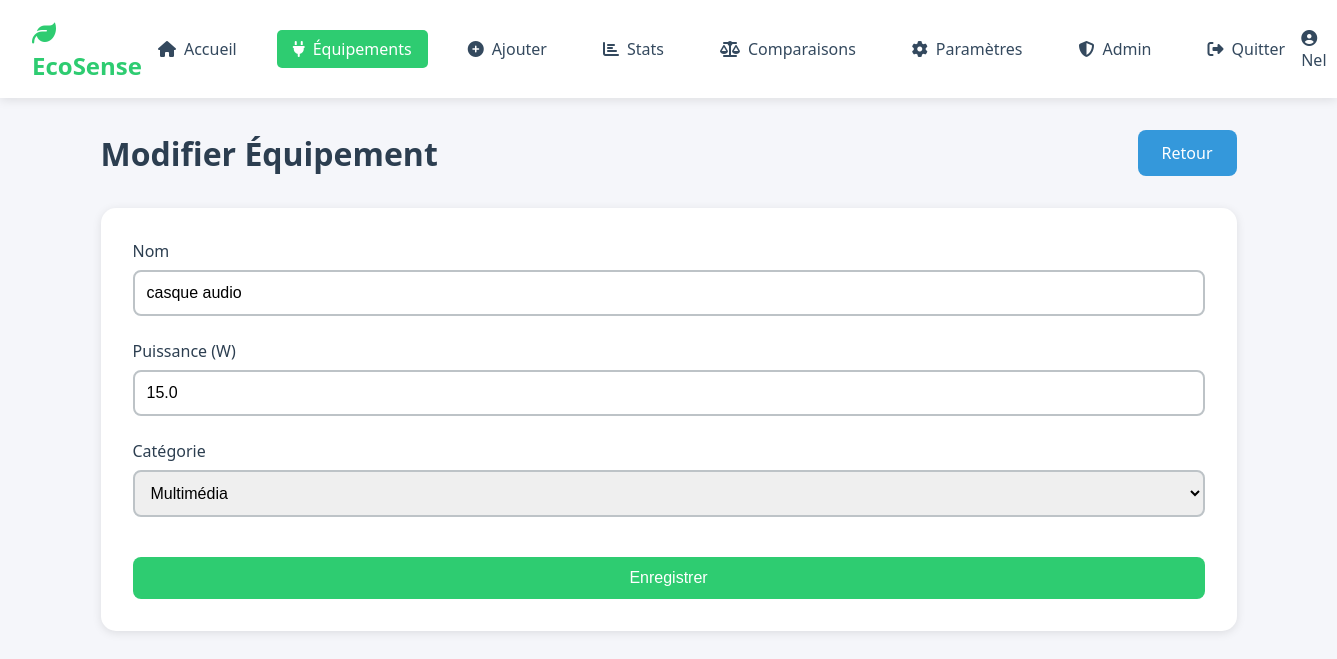
Screenshot of /edit_equipment/1 (signed in) with the database file from the repository.
### models/database.py (models this page shows)
class Equipment(Base):
    __tablename__ = 'equipments'
    id = Column(Integer, primary_key=True)
    user_id = Column(Integer, ForeignKey('users.id'), nullable=False)
    name = Column(String(100), nullable=False)
    puissance_watts = Column(Float, nullable=False)
    category = Column(String(50), nullable=False)
    date_added = Column(DateTime, default=datetime.now)
    user = relationship('User', back_populates='equipments')
    usages = relationship('Usage', back_populates='equipment', lazy='select')

### app.py (the view, shortened to what this page needs)
@app.route('/edit_equipment/<int:equipment_id>', methods=['GET', 'POST'])
@login_required
def edit_equipment(equipment_id):
    user_id = session['user_id']
    db = get_session()
    try:
        equipment = db.query(Equipment).filter(
            Equipment.id == equipment_id,
            Equipment.user_id == user_id
        ).first()
        if not equipment:
            flash('Équipement introuvable.', 'danger')
            return redirect(url_for('equipments'))
        return render_template('edit_equipment.html', equipment=equipment)
    finally:
        db.close()

### app.py (called while the page is built)
def login_required(f):
    @wraps(f)
    def decorated_function(*args, **kwargs):
        if 'user_id' not in session:
            flash('Vous devez être connecté.', 'warning')
            return redirect(url_for('login'))
        return f(*args, **kwargs)
    return decorated_function

### models/database.py (called while the page is built)
def get_session():
    engine = create_engine('sqlite:///database.db', echo=False)
    Session = sessionmaker(bind=engine)
    return Session()

### templates/edit_equipment.html (shortened to what this page needs)
<!DOCTYPE html>
<html lang="fr">
<head>
    <link rel="stylesheet" href="https://cdnjs.cloudflare.com/ajax/libs/font-awesome/6.4.0/css/all.min.css">
    <link rel="stylesheet" href="{{ url_for('static', filename='css/style.css') }}">
</head>
<body>
    <nav class="navbar">
        <div class="nav-brand"><i class="fas fa-leaf"></i> EcoSense</div>
        <ul class="nav-menu">
            <li><a href="{{ url_for('home') }}"><i class="fas fa-home"></i> Accueil</a></li>
            <li><a href="{{ url_for('equipments') }}" class="active"><i class="fas fa-plug"></i> Équipements</a></li>
            <li><a href="{{ url_for('add_usage') }}"><i class="fas fa-plus-circle"></i> Ajouter</a></li>
            <li><a href="{{ url_for('statistics') }}"><i class="fas fa-chart-bar"></i> Stats</a></li>
            <li><a href="{{ url_for('comparisons') }}"><i class="fas fa-balance-scale"></i> Comparaisons</a></li>
            <li><a href="{{ url_for('settings') }}"><i class="fas fa-cog"></i> Paramètres</a></li>
            {% if session.is_admin == 1 %}
            <li><a href="{{ url_for('admin_panel') }}"><i class="fas fa-shield-alt"></i> Admin</a></li>
            {% endif %}
            <li><a href="{{ url_for('logout') }}"><i class="fas fa-sign-out-alt"></i> Quitter</a></li>
        </ul>
        <div class="nav-user">
            <a href="{{ url_for('profile') }}" style="color: inherit; text-decoration: none;">
                <i class="fas fa-user-circle"></i> {{ session.username }}
            </a>
        </div>
    </nav>
    <div class="container">
        <div class="page-header">
            <h1>Modifier Équipement</h1>
            <a href="{{ url_for('equipments') }}" class="btn btn-secondary">Retour</a>
        </div>
        <div class="form-container">
            <form method="POST">
                <div class="form-group">
                    <label for="name">Nom</label>
                    <input type="text" id="name" name="name" value="{{ equipment.name }}" required>
                </div>
                <div class="form-group">
                    <label for="puissance">Puissance (W)</label>
                    <input type="number" id="puissance" name="puissance" value="{{ equipment.puissance_watts }}" step="0.1" required>
                </div>
                <div class="form-group">
                    <label for="category">Catégorie</label>
                    <select id="category" name="category" required>
                        <option value="Multimédia" {% if equipment.category == 'Multimédia' %}selected{% endif %}>Multimédia</option>
                    </select>
                </div>
                <button type="submit" class="btn btn-primary">Enregistrer</button>
            </form>
        </div>
    </div>
</body>
</html>

### static/css/style.css (style rules this page uses)
* { margin: 0; padding: 0; box-sizing: border-box; }
:root { --primary-color: #2ecc71; --primary-dark: #27ae60; --secondary-color: #3498db; --danger-color: #e74c3c; --warning-color: #f39c12; --success-color: #2ecc71; --dark-color: #2c3e50; --light-color: #ecf0f1; --text-color: #34495e; --border-color: #bdc3c7; --shadow: 0 2px 10px rgba(0,0,0,0.1); }
body { font-family: 'Segoe UI', Tahoma, Geneva, Verdana, sans-serif; background: #f5f6fa; min-height: 100vh; color: var(--text-color); }
.navbar { background: white; padding: 1rem 2rem; box-shadow: var(--shadow); display: flex; justify-content: space-between; align-items: center; }
.nav-brand { font-size: 1.5rem; font-weight: bold; color: var(--primary-color); }
.nav-menu { display: flex; list-style: none; gap: 1.5rem; }
.nav-menu a { text-decoration: none; color: var(--text-color); padding: 0.5rem 1rem; border-radius: 5px; transition: all 0.3s; display: flex; align-items: center; gap: 0.5rem; }
.nav-menu a:hover, .nav-menu a.active { background: var(--primary-color); color: white; }
.nav-user { color: var(--text-color); font-weight: 500; display: flex; align-items: center; gap: 0.5rem; }
.container { max-width: 1200px; margin: 2rem auto; padding: 0 2rem; }
.form-group { margin-bottom: 1.5rem; }
.form-group label { display: block; margin-bottom: 0.5rem; font-weight: 500; color: var(--dark-color); display: flex; align-items: center; gap: 0.5rem; }
.form-group input, .form-group select { width: 100%; padding: 0.75rem; border: 2px solid var(--border-color); border-radius: 8px; font-size: 1rem; transition: border-color 0.3s; }
.form-container { background: white; padding: 2rem; border-radius: 15px; box-shadow: var(--shadow); }
.btn { padding: 0.75rem 1.5rem; border: none; border-radius: 8px; font-size: 1rem; cursor: pointer; text-decoration: none; display: inline-flex; align-items: center; gap: 0.5rem; transition: all 0.3s; font-weight: 500; }
.btn-primary { background: var(--primary-color); color: white; }
.btn-secondary { background: var(--secondary-color); color: white; }
button[type="submit"] { width: 100%; margin-top: 1rem; justify-content: center; }
.page-header { display: flex; justify-content: space-between; align-items: center; margin-bottom: 2rem; }
.page-header h1 { color: var(--dark-color); font-size: 2rem; display: flex; align-items: center; gap: 0.5rem; }

### rows the page displays
Equipment: name "casque audio", puissance "15.0", category "Multimédia"

### other values shown
{{ session.username }} "Nel"
